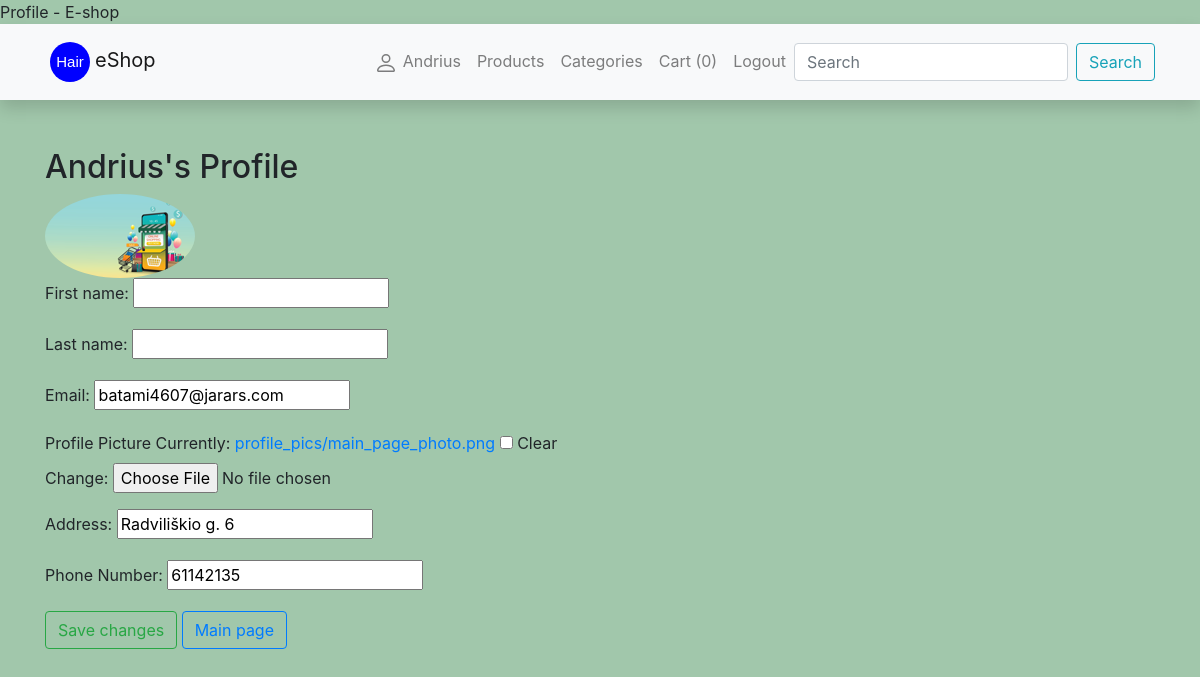
The page /eshop/profile/ (signed in) on the database as committed earlier.
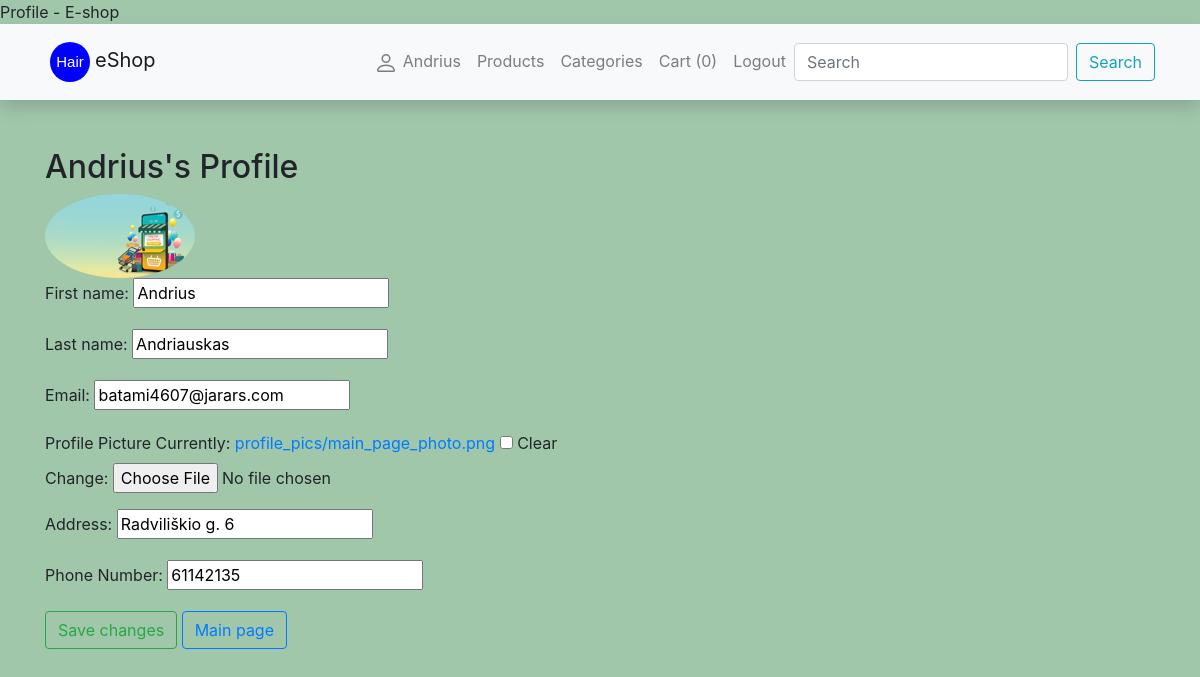
The same page on the database as committed later.
### eshop/models.py (models this page shows, shortened)
class Profile(models.Model):
    picture = models.ImageField(upload_to='profile_pics', blank=True, default='default_user.png')
    user = models.OneToOneField(User, on_delete=models.CASCADE)

class Client(models.Model):
    first_name = models.CharField('Name', max_length=100)
    last_name = models.CharField('Surname', max_length=100)
    phone_number = models.IntegerField(null=True, blank=True)
    address = models.CharField(max_length=50, null=True, blank=True)
    created_date = models.DateTimeField(auto_now_add=True)
    user = models.OneToOneField(User, on_delete=models.CASCADE, null=True, blank=True)
    class Meta:
        verbose_name = 'Client'
        verbose_name_plural = 'Clients'

### eshop/views.py (the view)
# urls.py: path('profile/', views.get_user_profile, name='profile'),
@login_required
def get_user_profile(request):
    if request.method == 'POST':
        p_form = ProfileUpdateForm(request.POST, request.FILES, instance=request.user.profile)
        u_form = UserUpdateForm(request.POST, instance=request.user)
        c_form = ClientUpdateForm(request.POST, request.FILES, instance=request.user.client)
        if p_form.is_valid() and u_form.is_valid() and c_form.is_valid():
            p_form.save()
            u_form.save()
            c_form.save()
            messages.info(request, "Profile updated")
        else:
            messages.error(request, "Profile has no changes")
        return redirect('profile')
    else:
        p_form = ProfileUpdateForm(instance=request.user.profile)
        u_form = UserUpdateForm(instance=request.user)
        c_form = ClientUpdateForm(instance=request.user.client)
    context = {
        'p_form': p_form,
        'u_form': u_form,
        'c_form': c_form,
    }
    return render(request, 'profile.html', context=context)

### eshop/forms.py
class ProfileUpdateForm(forms.ModelForm):
    class Meta:
        model = Profile
        fields = ('picture',)

class UserUpdateForm(forms.ModelForm):
    class Meta:
        model = User
        fields = ('email',)

### eshop/templates/profile.html (shortened to what this page needs)
{% extends 'base.html' %}
{% block content %}
  <h2>{{ user.username }}'s Profile</h2>
  <img src="{{ user.profile.picture.url }}" alt="{{ user.username }}'s profile picture" class="rounded-circle">
  <form method="POST" enctype="multipart/form-data">
    <div class="form-group">
      <label >First name:</label>
      {{ c_form.first_name }}
    </div>
    <div class="form-group">
      <label>Last name:</label>
      {{ c_form.last_name }}
    </div>
    <div class="form-group">
      <label>Email:</label>
      {{ u_form.email }}
    </div>
    <div class="form-group">
      <label>Profile Picture</label>
      {{ p_form.picture }}
    </div>
    <div class="form-group">
      <label>Address:</label>
      {{ c_form.address }}
    </div>
    <div class="form-group">
      <label>Phone Number:</label>
      {{ c_form.phone_number }}
    </div>
    <div class="form-group">
      <button type="submit" class="btn btn-outline-success">Save changes</button>
      <a href="{% url 'home' %}" class="btn btn-outline-primary">Main page</a>
    </div>
  </form>
{% endblock %}

### eshop/templates/base.html (shortened to what this page needs)
<!DOCTYPE html>
<html lang="en">
  <head>
    <link
      rel="stylesheet"
      href="https://stackpath.bootstrapcdn.com/bootstrap/4.1.3/css/bootstrap.min.css"
    />
    <link
      rel="stylesheet"
      href="https://cdnjs.cloudflare.com/ajax/libs/font-awesome/4.7.0/css/font-awesome.min.css"
    />
    {% load static %}
    <link rel="stylesheet" href="{% static 'css/styles.css' %}" />
  </head>
  <body>
    <nav
      class="navbar navbar-expand-lg navbar-light bg-light static-top mb-5 shadow"
    >
      <div class="container">
        <a class="navbar-brand" href="{% url 'home' %}">
<svg xmlns="http://www.w3.org/2000/svg" width="50" height="50" viewBox="0 0 50 50">
  <circle cx="25" cy="25" r="20" fill="blue" />
  <text x="25" y="30" text-anchor="middle" fill="white" font-size="15" font-family="Arial">Hair</text>
</svg>eShop</a
        >
        <div class="collapse navbar-collapse" id="navbarResponsive">
          <ul class="navbar-nav ml-auto">
          {% if user.is_authenticated %}
            <li class="nav-item">
              <a class="nav-link" href="{% url 'profile' %}">
                 {{ user.username }}</a>
            </li>
            <li class="nav-item">
              <a class="nav-link" href="{% url 'products' %}">Products</a>
            </li>
              <li class="nav-item">
              <a class="nav-link" href="{% url 'categories' %}">Categories</a>
            </li>
              <li class="nav-item">
                <a class="nav-link" href="{% url 'cart' %}">
                Cart (<span id="cart-count">{{ request.session.cart|length }}</span>)
                </a>
            </li>
            <li class="nav-item">
              <a class="nav-link" href="{% url 'logout' %}">Logout</a>
            </li>
          {% endif %}
          </ul>
            {% if user.is_authenticated %}
            <form
            class="form-inline my-2 my-lg-0"
            action="{% url 'search' %}"
            method="get"
          >
            <input
              class="form-control mr-sm-2"
              type="search"
              placeholder="Search"
              aria-label="Search"
              name="search_text"
            />
            <button class="btn btn-outline-info my-2 my-sm-0" type="submit">
              Search
            </button>
          </form>
            {% endif %}
        </div>
      </div>
    </nav>
    <div class="container">{% block content %}{% endblock %}</div>
  </body>
</html>

### eshop/static/css/styles.css (style rules this page uses)
body { background-color: #a1c7ab; }

Rows that differ between the two databases and show on the page:
changed Client "Radviliškio g. 6": first_name (not shown) → "Andrius"; last_name (not shown) → "Andriauskas"
